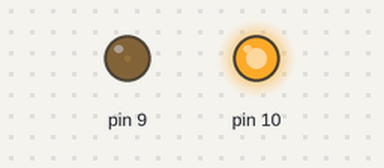
A sketch run on a simulated Arduino Uno, built with avr-gcc and run on an emulated ATmega328P. On the bench: output pins drawn as LEDs (lit = HIGH).

Above: at 0.05 s.
At 0.65 s:
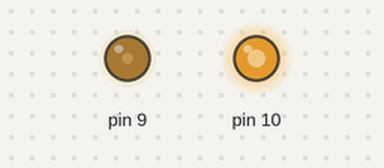
At 1.3 s:
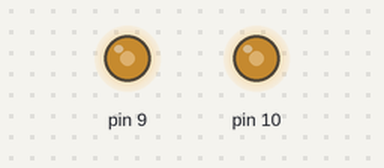
At 2.55 s:
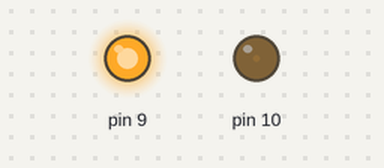
Timing chart, 0 to 5.9 s (numbered marks = the images above):
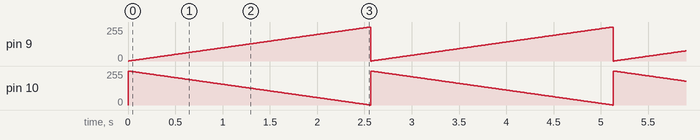

The sketch:

LED_RGB_Fade.ino
```cpp
int x;

void setup()
{
    pinMode(9, OUTPUT);
    pinMode(10, OUTPUT);

}

void loop()
{
    for (x = 0; x < 256; x++)
    {
        analogWrite(9 , x);
        analogWrite(10 , (255 - x));
        delay(10);
    }
}
```

Measured:
- by itself, pin 9: ramps from 0/255 to 255/255 and jumps back, once every 2.6 s
- by itself, pin 10: ramps from 255/255 to 0/255 and jumps back, once every 2.6 s
